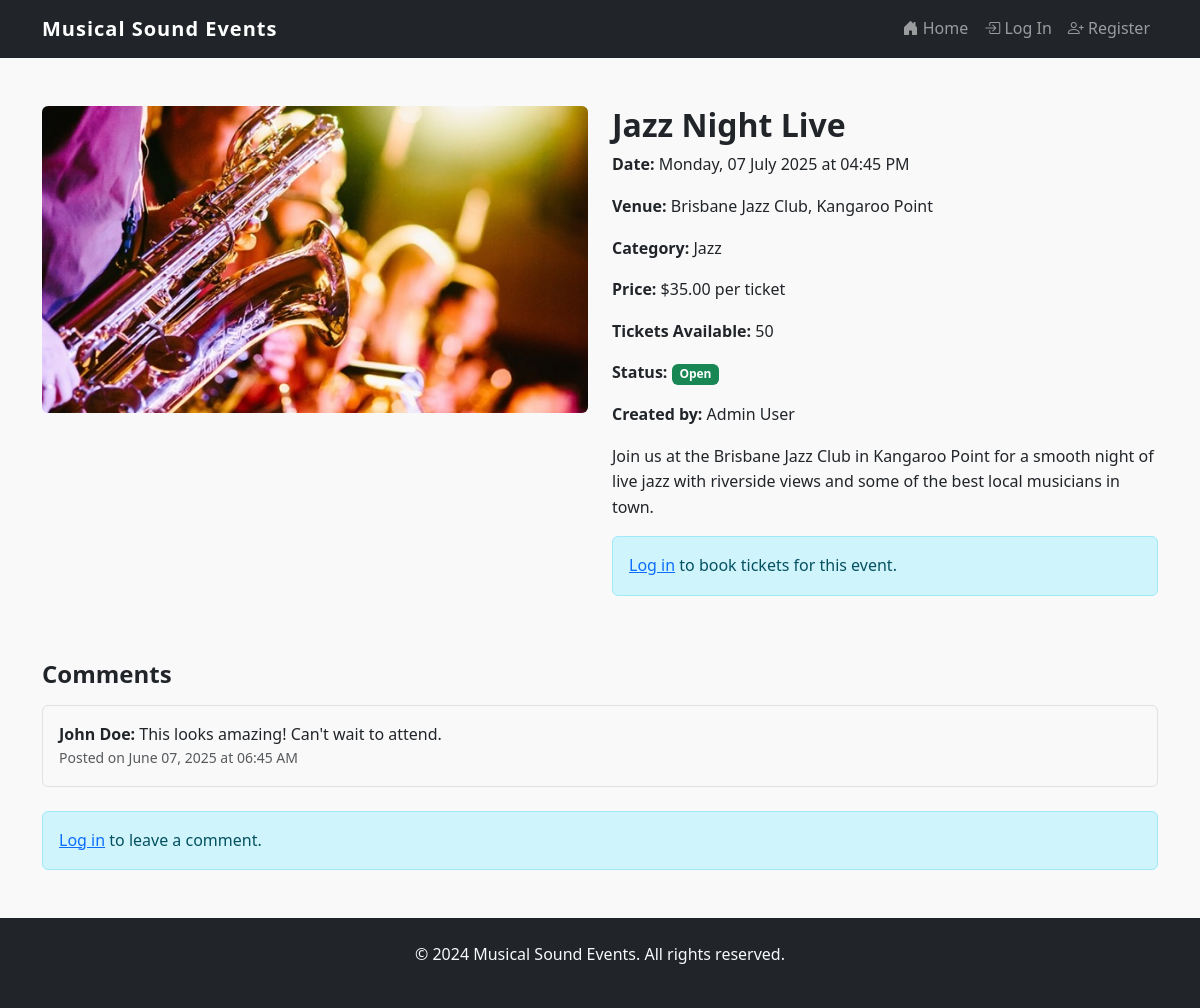
/event/1, run on an earlier commit of the app's database.
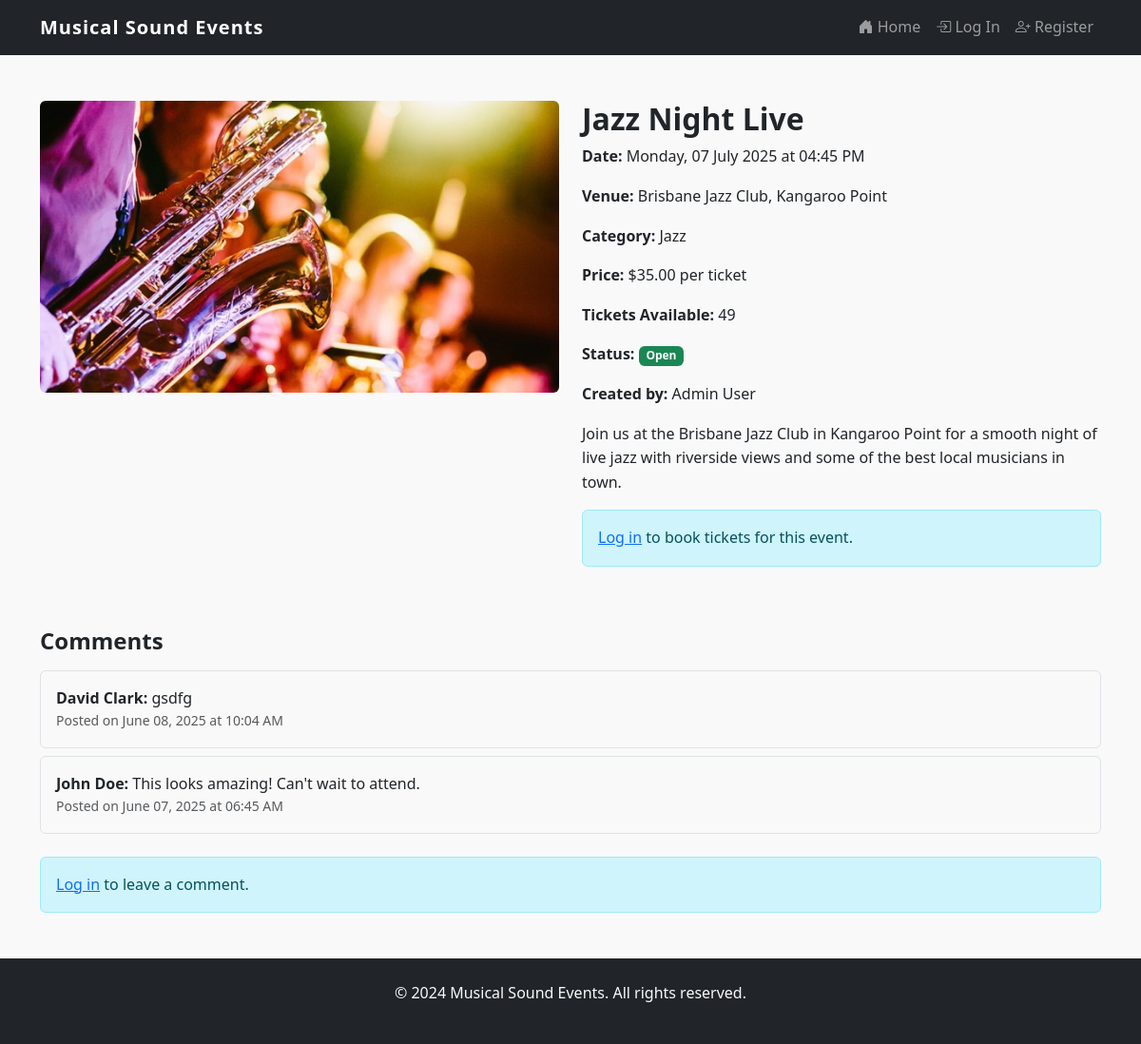
And on a later commit of the database.
### website/models.py (models this page shows)
class Event(db.Model):
    id = db.Column(db.Integer, primary_key=True)
    name = db.Column(db.String(150), nullable=False)
    description = db.Column(db.Text, nullable=False)
    date = db.Column(db.DateTime, nullable=False)
    venue = db.Column(db.String(200), nullable=False)
    image = db.Column(db.String(400), nullable=True, default='default_event.jpg')
    category = db.Column(db.String(50), nullable=False)
    price = db.Column(db.Float, nullable=False)
    tickets_available = db.Column(db.Integer, nullable=False)
    status = db.Column(db.String(20), nullable=False, default='Open')
    created_at = db.Column(db.DateTime, default=datetime.utcnow)
    user_id = db.Column(db.Integer, db.ForeignKey('user.id'), nullable=False)
    comments = db.relationship('Comment', backref='event', cascade='all, delete-orphan')
    orders = db.relationship('Order', backref='event')

class Comment(db.Model):
    id = db.Column(db.Integer, primary_key=True)
    content = db.Column(db.Text, nullable=False)
    created_at = db.Column(db.DateTime, default=datetime.utcnow)
    user_id = db.Column(db.Integer, db.ForeignKey('user.id'), nullable=False)
    event_id = db.Column(db.Integer, db.ForeignKey('event.id'), nullable=False)

class User(db.Model, UserMixin):
    id = db.Column(db.Integer, primary_key=True)
    first_name = db.Column(db.String(100), nullable=False)
    surname = db.Column(db.String(100), nullable=False)
    name = db.Column(db.String(150), nullable=False, unique=True)
    email = db.Column(db.String(150), nullable=False, unique=True)
    password_hash = db.Column(db.String(150), nullable=False)
    contact_number = db.Column(db.String(20), nullable=False)
    street_address = db.Column(db.Text, nullable=False)
    comments = db.relationship('Comment', backref='user')
    orders = db.relationship('Order', backref='user')
    events = db.relationship('Event', backref='creator')

### website/views.py (the view)
@main_bp.route('/event/<int:id>') # Route for event details
def event_detail(id):
    event = Event.query.get_or_404(id)
    comment_form = CommentForm()
    booking_form = BookingForm()
    comments = Comment.query.filter_by(event_id=id).order_by(Comment.created_at.desc()).all()
    return render_template('event.html', event=event, comment_form=comment_form,
                         booking_form=booking_form, comments=comments)

### website/templates/event.html (shortened to what the changed rows need)
{% extends "base.html" %}
{% block content %}
<div class="container my-5">
    <div class="row">
        <div class="col-md-6">
            <img src="{{ url_for('static', filename='img/' + event.image) }}"
                 class="img-fluid rounded" alt="{{ event.name }}" />
        </div>
        <div class="col-md-6">
            <h2>{{ event.name }}</h2>
            <p><strong>Date:</strong> {{ event.date.strftime('%A, %d %B %Y at %I:%M %p') }}</p>
            <p><strong>Venue:</strong> {{ event.venue }}</p>
            <p><strong>Category:</strong> {{ event.category }}</p>
            <p><strong>Price:</strong> ${{ "%.2f"|format(event.price) }} per ticket</p>
            <p><strong>Tickets Available:</strong> {{ event.tickets_available }}</p>
            <p><strong>Status:</strong>
                {% if event.status == 'Open' %}
                    <span class="badge bg-success">{{ event.status }}</span>
                {% elif event.status == 'Sold Out' %}
                    <span class="badge bg-warning text-dark">{{ event.status }}</span>
                {% elif event.status == 'Inactive' %}
                    <span class="badge bg-secondary">{{ event.status }}</span>
                {% elif event.status == 'Cancelled' %}
                    <span class="badge bg-danger">{{ event.status }}</span>
                {% endif %}
            </p>
            <p><strong>Created by:</strong> {{ event.creator.first_name }} {{ event.creator.surname }}</p>
            <p>{{ event.description }}</p>
            {% if current_user.is_authenticated %}
                {% if event.status == 'Open' and event.tickets_available > 0 %}
                    <form method="POST" action="{{ url_for('main.book_tickets', id=event.id) }}" class="mt-4">
                        {{ booking_form.hidden_tag() }}
                        <div class="mb-3">
                            {{ booking_form.quantity.label(class="form-label") }}
                            {{ booking_form.quantity(class="form-select", max=event.tickets_available) }}
                            {% if booking_form.quantity.errors %}
                                <div class="text-danger">
                                    {% for error in booking_form.quantity.errors %}
                                        <small>{{ error }}</small>
                                    {% endfor %}
                                </div>
                            {% endif %}
                        </div>
                        <p class="text-muted">* Total price will be calculated at checkout.</p>
                        {{ booking_form.submit(class="btn btn-primary") }}
                    </form>
                {% elif event.status == 'Sold Out' %}
                    <div class="alert alert-warning">This event is sold out.</div>
                {% elif event.status == 'Cancelled' %}
                    <div class="alert alert-danger">This event has been cancelled.</div>
                {% elif event.status == 'Inactive' %}
                    <div class="alert alert-secondary">This event has ended.</div>
                {% endif %}
                {% if current_user.id == event.user_id and event.status != 'Cancelled' %}
                    <div class="mt-3">
                        <a href="{{ url_for('main.edit_event', id=event.id) }}" class="btn btn-outline-primary">Edit Event</a>
                        <a href="{{ url_for('main.cancel_event', id=event.id) }}"
                           class="btn btn-outline-danger"
                           onclick="return confirm('Are you sure you want to cancel this event?')">Cancel Event</a>
                    </div>
                {% endif %}
            {% else %}
                <div class="alert alert-info">
                    <a href="{{ url_for('auth.login') }}">Log in</a> to book tickets for this event.
                </div>
            {% endif %}
        </div>
    </div>
</div>
<div class="container my-5">
    {% if comments %}
        <div class="mb-4">
            {% for comment in comments %}
                <div class="border p-3 rounded mb-2">
                    <strong>{{ comment.user.first_name }} {{ comment.user.surname }}:</strong> {{ comment.content }}
                    <div class="text-muted small">Posted on {{ comment.created_at.strftime('%B %d, %Y at %I:%M %p') }}</div>
                </div>
            {% endfor %}
        </div>
    {% else %}
        <p class="text-muted">No comments yet. Be the first to comment!</p>
    {% endif %}
</div>
{% endblock %}

What changed in the data, as far as the page shows it:
changed Event "Jazz Night Live": tickets_available "50" → "49"
added Comment: user.first_name "David", user.surname "Clark", content "gsdfg", created_at "June 08, 2025 at 10:04 AM"
